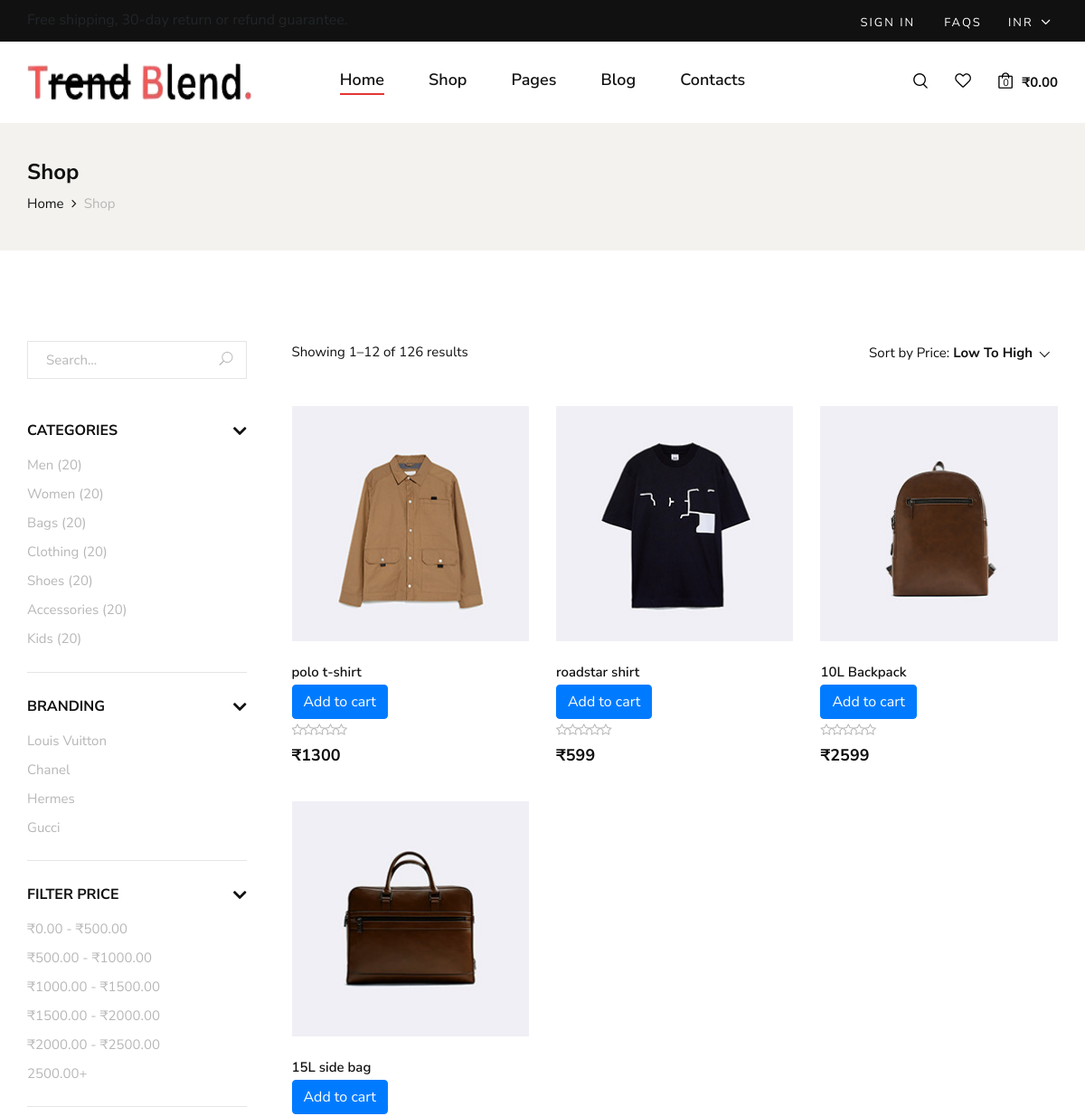
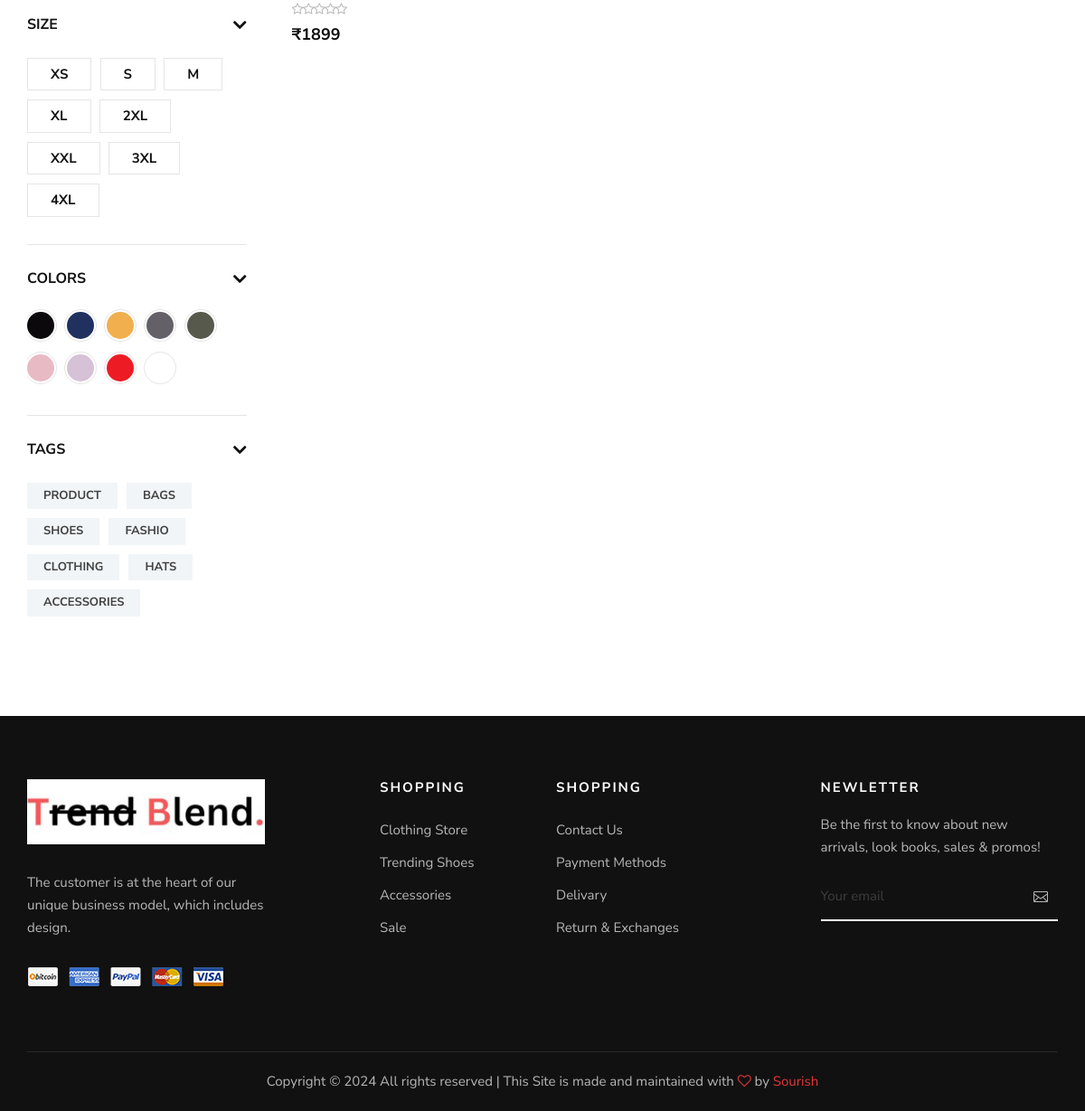
The page /shop.php on the database its author committed (2 pictures, top to bottom).
### tables this page shows
CREATE TABLE `product` (
  `id` int(5) NOT NULL,
  `pname` varchar(50) NOT NULL,
  `category` varchar(50) NOT NULL,
  `gender` varchar(50) NOT NULL,
  `brand` varchar(50) NOT NULL,
  `price` int(50) NOT NULL,
  `description` varchar(100) NOT NULL,
  `image` varchar(300) NOT NULL,
  `psize` varchar(20) NOT NULL,
  `uploaddate` date NOT NULL
);

### shop.php (the view, shortened to what the rows shown need)
<!DOCTYPE html>
<html lang="zxx">
<head>
    <link rel="stylesheet" href="css/bootstrap.min.css" type="text/css">
    <link rel="stylesheet" href="css/font-awesome.min.css" type="text/css">
    <link rel="stylesheet" href="css/elegant-icons.css" type="text/css">
    <link rel="stylesheet" href="css/magnific-popup.css" type="text/css">
    <link rel="stylesheet" href="css/nice-select.css" type="text/css">
    <link rel="stylesheet" href="css/owl.carousel.min.css" type="text/css">
    <link rel="stylesheet" href="css/slicknav.min.css" type="text/css">
    <link rel="stylesheet" href="css/style.css" type="text/css">
</head>
<body>
    <section class="shop spad">
        <div class="container">
            <div class="row">
                <div class="col-lg-9">
                    <div class="row">
                        <?php
                        include 'admin/sql/co.php';
                        $sql = " SELECT * FROM  product";
                        $table = mysqli_query($conn, $sql);
                        if (mysqli_num_rows($table) > 0) {
                            while ($row = mysqli_fetch_assoc($table)) {
                                ?>
                                <div class="col-lg-4 col-md-6 col-sm-6">
                                    <div class="product__item">
                                        <div class="product__item__pic set-bg"
                                            data-setbg="admin/img/<?php echo $row['image']; ?>">
                                        </div>
                                        <div class="product__item__text">
                                            <h6><?php echo $row['pname']; ?></h6>
                                            <form method="post" action="user/Sql/cart.php" enctype="multipart/form-data">
                                                <input type="submit" value="Add to cart" name="add_to_cart"
                                                    class="btn btn-primary">
                                            </form>
                                            <div class="rating">
                                                <i class="fa fa-star-o"></i>
                                                <i class="fa fa-star-o"></i>
                                                <i class="fa fa-star-o"></i>
                                                <i class="fa fa-star-o"></i>
                                                <i class="fa fa-star-o"></i>
                                            </div>
                                            <h5>₹<?php echo $row['price']; ?></h5>
                                        </div>
                                    </div>
                                </div>
                                <?php
                            }
                        }
                        ?>
                    </div>
    </section>
</body>
</html>

### rows shown on the page
product: shows a picture, pname "polo t-shirt", price "1300"
product: shows a picture, pname "roadstar shirt", price "599"
product: shows a picture, pname "10L Backpack", price "2599"
product: shows a picture, pname "15L side bag", price "1899"
